Frame 1 (no input): blank canvas, image omitted
Frame 60 (the mouse pressed at the canvas centre just before this capture): blank canvas, image omitted
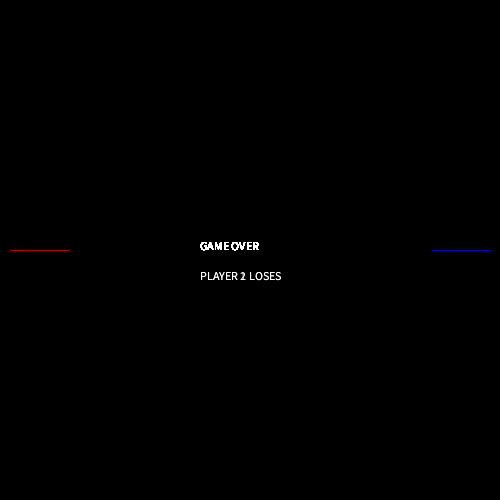
Frame 120 (the mouse held since frame 60 and released just before this capture)

The Processing sketch whose frames 1 and 60 were blank and that drew this single picture after the mouse press (run headless with seeded random() and noise(); from frame 60 on, the mouse is pressed at the canvas centre):

// Processing sketch: processing_77825
// ── processing_77825.pde

//Victor Murillo, CP1 mods 16-17, Tron

int x = 10;
int y = 250;
int direction = RIGHT;
int humx = 490;
int humy = 250;
int humdir = LEFT;
boolean gameover = false;
void setup()
{
  size(500,500);
  background(0);
}
void draw()
{
  if (gameover == true)
  {
    
    text("GAME OVER", 200, 250);
  }
  else
  {
    playerone();
    playertwo();
  }
}
void playerone()  //PLAYER 1
{
  if (get(x, y)!= color(0))
  {
    text("PLAYER 1 LOSES",200,280);
    gameover = true;
  }
  stroke(255, 0, 0);
  point(x, y);
  if (direction == LEFT)
  {
    x--;
  }
  else if (direction == DOWN)
  {
    y++;
  }
  else if (direction == RIGHT)
  {
    x++;
  }
  else if (direction == UP)
  {
    y--;
  }
}
void playertwo()
{
  if(get(humx,humy) != color(0))
  {
    text("PLAYER 2 LOSES",200,280);
    gameover = true;
  }
  stroke(0,0,255);
  point(humx,humy);
  if(humdir == LEFT)
  {
    humx--;
  }
  else if(humdir == DOWN)
  {
    humy++;
  }
  else if(humdir == RIGHT)
  {
    humx++;
  }
  else if(humdir == UP)
  {
    humy--;
  }
}
void keyPressed()
{
  if (key == 'a')    //PLAYER 1 CONTROLS
  {
    direction = LEFT;
  }
  else if (key == 's')
  {
    direction = DOWN;
  } 
  else if (key == 'd')
  {
    direction = RIGHT;
  } 
  else if (key == 'w')
  {
    direction = UP;
  }

  if (key =='j') // PLAYER 2 CONTROLS
  {
    humdir = LEFT;
  }
  else if (key == 'k')
  {
    humdir = DOWN;
  }
  else if (key == 'l')
  {
    humdir = RIGHT;
  }
  else if (key == 'i')
  {
    humdir = UP;
  }
  else if (key == 'r') //RESTART
  {
    gameover = false;
    background(0,0,0);
    x= 20;
    y = 250;
    direction = RIGHT;
    humx = 490;
    humy = 250;
    humdir = LEFT;
  }
}
void mousePressed()
{
  if(mousePressed == true)
  {
    gameover = false;
    background(0);
    x = 20;
    y = 250;
    direction = RIGHT;
    humx = 490;
    humy = 250;
    humdir = LEFT;
  }
}
